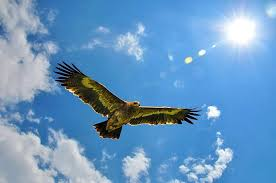
#> input picture images/eagle.jpg, 276 x 183 px
$ jupyter execute '6132_КазаковПА_СОИ_ЛР4.ipynb'
#> lines starting #> are read from the running program, lines starting #| are printed output that depends on the picture; after the words box and inside, x2 and y2 are one past the last pixel; in counts of white or black regions, pixels touching at a corner belong together
# Лабораторная работа №4
### 6132 Казаков Павел
### Вариант 12

[cell 1]
import cv2
import numpy as np
import matplotlib.pyplot as plt
from collections.abc import Callable

## 1. Считать цветное rgb изображение. Преобразовать в градации серого

[cell 2]
img = cv2.imread("images/eagle.jpg")
#> img is the input picture: shape (183, 276, 3); mean B, G, R 194.2, 151.8, 104.7

plt.imshow(cv2.cvtColor(img, cv2.COLOR_BGR2RGB))
plt.axis("off")
plt.show()

[cell 3]
def gray(img:np.ndarray, coef:np.ndarray):
  return np.round(np.dot(img, coef)).astype(np.uint8)

[cell 4]
gray_img = gray(img, coef=np.array([0.2126, 0.7152, 0.0722]))

plt.imshow(gray_img, cmap="gray")
plt.axis("off")
plt.show()

## 2. Сделать выделение контуров методом простого градиента. В качестве значения модуля градиента использовать указанный в вариантах метод

[cell 5]
def slide(x:np.ndarray, y:np.ndarray,
         core:Callable[[np.ndarray, np.ndarray], int],
         pad_value:int=0) -> np.ndarray:
#> called with y = array of shape (1, 3), pad_value = 0
    M, N = x.shape
#> M = 183; N = 276

    top, left = (int(y.shape[0] % 2 == 0), int(y.shape[1] % 2 == 0))
    y = np.pad(y, ((0, top),(0, left)))

    top, left = np.array(y.shape) // 2
    x = np.pad(x, ((top, top),(left, left)), constant_values=pad_value)
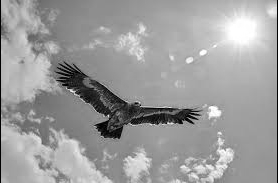
#> x: shape (183, 278); min 0, max 255, mean 156.3

    z = np.empty((M, N), dtype=np.int32)
    for m in range(M):
        for n in range(N):
            z[m, n] = core(x[m:m+y.shape[0],n:n+y.shape[1]], y)

    return z

[cell 6]
def conv_core(x:np.ndarray, y:np.ndarray) -> int:
    y = np.rot90(y, 2)
    return int(round(np.sum(x*y)))

def conv_filter(x:np.ndarray, y:np.ndarray) -> np.ndarray:
    return slide(x, y, conv_core)
#> call 2 of slide, with y = array of shape (3, 1), pad_value = 0
#> after the loop in slide (call 2), `for m in range(M):`:
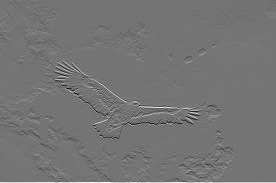
#> z: shape (183, 276) int32; min -192, max 228, mean 0.8; drawn with min black and max white

[cell 7]
def bin(x:np.ndarray, threshold:int=50) -> np.ndarray:
  return np.where(x > threshold, 1, 0)

[cell 8]
w1 = np.array([[-1, 1, 0]])
w2 = w1.T

[cell 9]
s1 = conv_filter(gray_img, w1)
s2 = conv_filter(gray_img, w2)

e = np.maximum(np.abs(s1), np.abs(s2))
grad_contour = bin(e, threshold=50)
#> in bin, `return np.where(x > threshold, 1, 0)`:
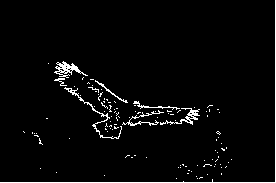
#> returned value: shape (183, 276) int64; values 0 (black) and 1 (white), 3.2% white in thin lines or dots

plt.imshow(grad_contour, cmap="gray")
plt.axis("off")
plt.show()

## 3. Сделать выделение контуров методом по вариантам

[cell 10]
w1 = np.array([[-1,-2,-1],
               [0, 0, 0],
               [1, 2, 1]])

w2 = np.array([[-1, 0, 1],
               [-2, 0, 2],
               [-1, 0, 1]])

[cell 11]
s1 = conv_filter(gray_img, w1)
#> call 3 of slide, with y = array of shape (3, 3), pad_value = 0
#> in slide (call 3), `x = np.pad(x, ((top, top),(left, left)), constant_values=pad_value)`:
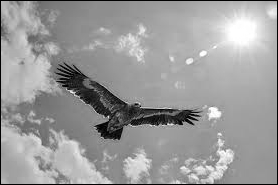
#> x: shape (185, 278); min 0, max 255, mean 154.6
#> after the loop in slide (call 3), `for m in range(M):`:
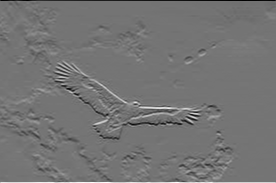
#> z: shape (183, 276) int32; min -737, max 874, mean -0.4; drawn with min black and max white
s2 = conv_filter(gray_img, w2)

e = np.sqrt(s1**2 + s2**2)
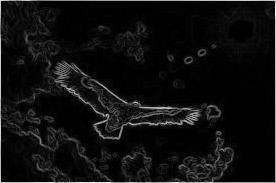
#> e: shape (183, 276) float64; min 0, max 902, mean 55.4; drawn with min black and max white
sob_contour = bin(e, threshold=200)
#> in bin (call 2), `return np.where(x > threshold, 1, 0)`: returned value: shape (183, 276) int64; values 0 (black) and 1 (white), 6.1% white in thin lines or dots

plt.imshow(sob_contour, cmap="gray")
plt.axis("off")
plt.show()

## 4. Сделать выделение контуров методом с согласованием. Тип функции аппроксимации и размер окна указан по вариантам

[cell 12]
w = 1/3 * np.array([[2, -1, 2],
                    [-1,-4,-1],
                    [2, -1, 2]])

[cell 13]
s = conv_filter(gray_img, w)
#> after the loop in slide (call 5), `for m in range(M):`:
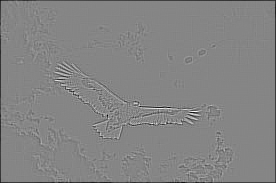
#> z: shape (183, 276) int32; min -292, max 265, mean -2.9; drawn with min black and max white

e = np.abs(s)
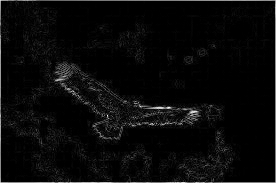
#> e: shape (183, 276) int32; min 0, max 292, mean 11; drawn with min black and max white
two_contour = bin(e, threshold=50)
#> call 3 of bin, with threshold = 50
#> in bin (call 3), `return np.where(x > threshold, 1, 0)`:
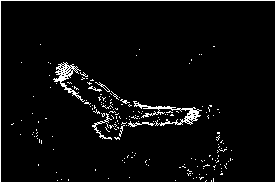
#> returned value: shape (183, 276) int64; values 0 (black) and 1 (white), 4.7% white in thin lines or dots

plt.imshow(two_contour, cmap="gray")
plt.axis("off")
plt.show()

## 5. Сделать выделение контуров методом Canny (Функция OpenCV)

[cell 14]
canny_contour = cv2.Canny(gray_img, threshold1=150, threshold2=200, apertureSize=3, L2gradient=False)
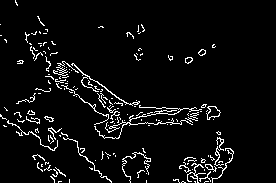
#> canny_contour: shape (183, 276); 5.2% white in thin lines or dots, all inside (x1, y1, x2, y2) = (0, 0, 234, 183)

plt.imshow(canny_contour, cmap="gray")
plt.axis("off")
plt.show()
